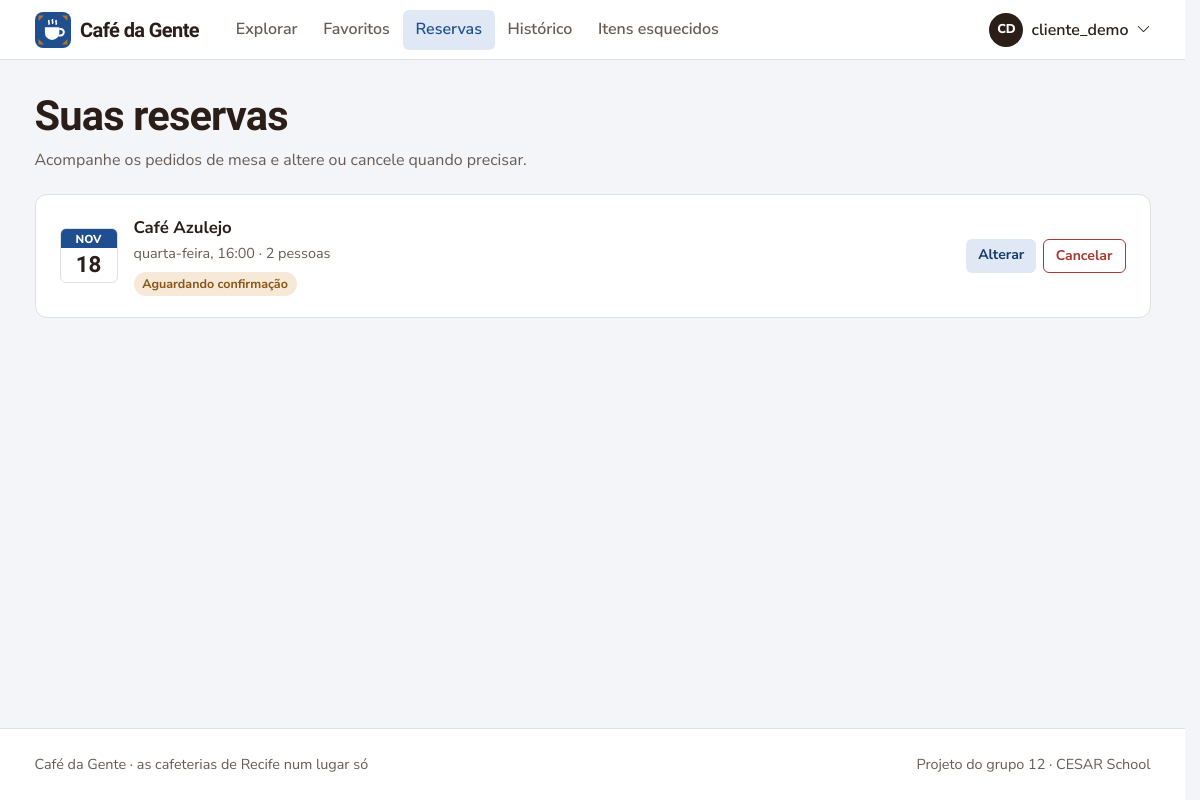
The page /reservas/ (signed in) on the database its author committed.
### coffee12app/models.py (models this page shows, shortened)
class CustomUser(AbstractUser):
    phone_number = models.CharField(max_length=15, blank=True)
    COFFEEADMIN = 'CM'
    CLIENT = 'CL'
    ZONANORTE = 'ZN'
    ZONASUL = 'ZS'
    ZONAOESTE = 'ZO'
    CENTRO = 'CE'
    NAOIDENTIFICAR = 'NI'
    ROLES = [
        (COFFEEADMIN, 'Administrador de Café'),
        (CLIENT, 'Cliente')
    ]
    LOCALIDADES = [
        (ZONANORTE, 'Zona Norte'),
        (ZONASUL, 'Zona Sul'),
        (ZONAOESTE, 'Zona Oeste'),
        (CENTRO, 'Centro'),
        (NAOIDENTIFICAR, 'Não Identificar')
    ]
    role = models.CharField(
        max_length=2,
        choices=ROLES,
        default=CLIENT,
    )
    localidade = models.CharField(
        max_length=2,
        choices=LOCALIDADES,
        default=NAOIDENTIFICAR,
    )
    cafeteria = models.ForeignKey('Estabelecimento', on_delete=models.PROTECT, null=True, blank=True)
    possui_estabelecimento = models.BooleanField(default=False)
    cafeteria_favorita = models.ManyToManyField('Estabelecimento', blank=True, related_name='cafeterias_favoritas')

class Reserva(models.Model):
    PENDENTE = 'PE'
    ACEITO = 'AC'
    RECUSADO = 'RE'
    CANCELADO = 'CA'  # Adicione esta linha
    STATUS = [
        (PENDENTE, 'Pendente'),
        (ACEITO, 'Aceito'),
        (RECUSADO, 'Recusado'),
        (CANCELADO, 'Cancelado'),  # Adicione esta linha
    ]
    cafe = models.ForeignKey(Estabelecimento, on_delete=models.CASCADE)
    cliente = models.ForeignKey(CustomUser, on_delete=models.CASCADE)
    data_hora = models.DateTimeField()
    numero_pessoas = models.IntegerField()
    status = models.CharField(max_length=2, choices=STATUS, default=PENDENTE)

class Estabelecimento(models.Model):
    nome = models.CharField(max_length=100)
    endereco = models.CharField(max_length=200)
    telefone = models.CharField(max_length=15)
    proprietario = models.ForeignKey(CustomUser, on_delete=models.CASCADE)
    descricao_horario = models.CharField(max_length=200, default='')

### coffee12app/views.py (the view)
# urls.py: path('reservas/', views.ReservaListView, name='reserva_list'),
@apenas_clientes
def ReservaListView(request):
    agora = timezone.now()
    reservas = Reserva.objects.filter(cliente=request.user).select_related('cafe')
    proximas = reservas.filter(data_hora__gte=agora).exclude(status=Reserva.CANCELADO).order_by('data_hora')
    anteriores = reservas.filter(Q(data_hora__lt=agora) | Q(status=Reserva.CANCELADO)).order_by('-data_hora')
    return render(request, 'reservalist.html', {'proximas': proximas, 'anteriores': anteriores})

### coffee12app/context_processors.py (called while the page is built, shortened)
def navegacao(request):
    user = getattr(request, 'user', None)
    match = getattr(request, 'resolver_match', None)
    contexto = {'rota_atual': match.url_name if match else ''}
    if not user or not user.is_authenticated:
        return contexto
    eh_dono = user.role == CustomUser.COFFEEADMIN
    contexto['eh_dono_cafe'] = eh_dono
    return contexto

### coffee12app/templatetags/cafe_tags.py (called while the page is built)
@register.filter
def iniciais(nome):
    partes = [p for p in str(nome).replace('_', ' ').replace('.', ' ').split() if p]
    if not partes:
        return '?'
    if len(partes) == 1:
        return partes[0][:2].upper()
    return (partes[0][0] + partes[-1][0]).upper()

### coffee12app/views.py (called while the page is built)
def apenas_clientes(view):
    @wraps(view)
    @login_required
    def wrapper(request, *args, **kwargs):
        if request.user.role != CustomUser.CLIENT:
            messages.info(request, 'Essa área é para clientes. Use o painel da sua cafeteria.')
            return redirect('homepagecafe')
        return view(request, *args, **kwargs)
    return wrapper

### templates/reservalist.html (shortened to what this page needs)
{% extends 'base.html' %}
{% block conteudo %}
<div class="container">
  <div class="cabecalho">
    <h1>Suas reservas</h1>
    <p>Acompanhe os pedidos de mesa e altere ou cancele quando precisar.</p>
  </div>
  {% if proximas %}
    <section class="painel py-1">
      <ul class="lista">
        {% for reserva in proximas %}
          <li class="lista-item">
            <div class="data-bloco" aria-hidden="true">
              <div class="mes">{{ reserva.data_hora|date:"M"|upper }}</div>
              <div class="dia">{{ reserva.data_hora|date:"d" }}</div>
            </div>
            <div class="info">
              <strong><a href="{% url 'perfilCafeteria' reserva.cafe.id %}">{{ reserva.cafe.nome }}</a></strong>
              <span class="meta">{{ reserva.data_hora|date:"l"|lower }}, {{ reserva.data_hora|date:"H:i" }} · {{ reserva.numero_pessoas }} pessoa{{ reserva.numero_pessoas|pluralize }}</span>
              <div class="mt-1">{% include 'partials/status_reserva.html' %}</div>
            </div>
            {% if reserva.status == 'PE' or reserva.status == 'AC' %}
            <div class="acoes">
              <a class="btn btn-claro btn-sm" href="{% url 'reserva_update' reserva.id %}">Alterar</a>
              <form method="post" action="{% url 'reserva_cancel' reserva.id %}" onsubmit="return confirm('Cancelar a reserva em {{ reserva.cafe.nome|escapejs }}?')">{% csrf_token %}
                <button class="btn btn-perigo btn-sm" type="submit">Cancelar</button>
              </form>
            </div>
            {% endif %}
          </li>
        {% endfor %}
      </ul>
    </section>
  {% endif %}
</div>
{% endblock %}

### templates/base.html (shortened to what this page needs)
{% load static cafe_tags %}<!doctype html>
<html lang="pt-BR">
<head>
  <link href="https://cdn.jsdelivr.net/npm/bootstrap@5.3.3/dist/css/bootstrap.min.css" rel="stylesheet">
  <link href="https://cdn.jsdelivr.net/npm/bootstrap-icons@1.11.3/font/bootstrap-icons.min.css" rel="stylesheet">
  <link href="{% static 'css/app.css' %}" rel="stylesheet">
</head>
<body>
  <header class="barra">
    <nav class="navbar navbar-expand-lg">
      <div class="container">
        {% if user.is_authenticated %}
          <a class="marca" href="{% if eh_dono_cafe %}{% url 'homepagecafe' %}{% else %}{% url 'homepage' %}{% endif %}">
        {% else %}
          <a class="marca" href="{% url 'inicio' %}">
        {% endif %}
            Café da Gente
          </a>
        {% if user.is_authenticated %}
          <div class="collapse navbar-collapse" id="menu">
            <ul class="navbar-nav ms-lg-4 me-auto">
              {% if eh_dono_cafe %}
                <li class="nav-item"><a class="nav-link {% if rota_atual == 'homepagecafe' %}ativo{% endif %}" href="{% url 'homepagecafe' %}">Painel</a></li>
                {% if minha_cafeteria %}
                  <li class="nav-item"><a class="nav-link {% if rota_atual == 'excluirPrato' or rota_atual == 'cadastrarPrato' or rota_atual == 'editarPrato' %}ativo{% endif %}" href="{% url 'excluirPrato' %}">Cardápio</a></li>
                  <li class="nav-item"><a class="nav-link {% if rota_atual == 'reserva_listar' %}ativo{% endif %}" href="{% url 'reserva_listar' %}">Reservas{% if nav_reservas_pendentes %}<span class="contador" title="pendentes">{{ nav_reservas_pendentes }}</span>{% endif %}</a></li>
                  <li class="nav-item"><a class="nav-link {% if rota_atual == 'solicitacoes' %}ativo{% endif %}" href="{% url 'solicitacoes' %}">Itens esquecidos{% if nav_itens_pendentes %}<span class="contador" title="pendentes">{{ nav_itens_pendentes }}</span>{% endif %}</a></li>
                  <li class="nav-item"><a class="nav-link {% if rota_atual == 'verFeedbacks' %}ativo{% endif %}" href="{% url 'verFeedbacks' minha_cafeteria.id %}">Avaliações</a></li>
                {% endif %}
              {% else %}
                <li class="nav-item"><a class="nav-link {% if rota_atual == 'homepage' %}ativo{% endif %}" href="{% url 'homepage' %}">Explorar</a></li>
                <li class="nav-item"><a class="nav-link {% if rota_atual == 'favoritos' %}ativo{% endif %}" href="{% url 'favoritos' %}">Favoritos</a></li>
                <li class="nav-item"><a class="nav-link {% if rota_atual == 'reserva_list' or rota_atual == 'reserva_update' %}ativo{% endif %}" href="{% url 'reserva_list' %}">Reservas</a></li>
                <li class="nav-item"><a class="nav-link {% if rota_atual == 'historico' %}ativo{% endif %}" href="{% url 'historico' %}">Histórico</a></li>
                <li class="nav-item"><a class="nav-link {% if rota_atual == 'listar_requisicoes_cliente' %}ativo{% endif %}" href="{% url 'listar_requisicoes_cliente' %}">Itens esquecidos</a></li>
              {% endif %}
            </ul>
            <div class="dropdown">
              <button class="btn p-0 border-0 d-flex align-items-center gap-2" type="button" data-bs-toggle="dropdown" aria-expanded="false">
                <span class="avatar" aria-hidden="true">{{ user.username|iniciais }}</span>
                <span class="fw-semibold">{{ user.username }}</span>
                <i class="bi bi-chevron-down small" aria-hidden="true"></i>
              </button>
            </div>
          </div>
        {% endif %}
      </div>
    </nav>
  </header>
  <main id="conteudo">
    {% block conteudo %}{% endblock %}
  </main>
  {% block rodape %}
  <footer class="rodape">
    <div class="container d-flex flex-wrap justify-content-between gap-2">
      <span>Café da Gente · as cafeterias de Recife num lugar só</span>
      <span>Projeto do grupo 12 · CESAR School</span>
    </div>
  </footer>
  {% endblock %}
</body>
</html>

### templates/partials/status_reserva.html
{% if reserva.status == 'PE' %}<span class="etiqueta etiqueta-alerta">Aguardando confirmação</span>
{% elif reserva.status == 'AC' %}<span class="etiqueta etiqueta-sucesso">Confirmada</span>
{% elif reserva.status == 'RE' %}<span class="etiqueta etiqueta-perigo">Recusada</span>
{% else %}<span class="etiqueta">Cancelada</span>{% endif %}

### coffee12app/static/css/app.css (style rules this page uses)
:root { --porcelana: #F3F5F8; --superficie: #FFFFFF; --azulejo: #1F4F8F; --azulejo-escuro: #163A6B; --azulejo-claro: #DFE8F4; --torra: #2B1E18; --torra-suave: #6A5B53; --caramelo: #B5722A; --caramelo-claro: #F6E9D8; --folha: #2E7550; --folha-clara: #E2F1E8; --cereja: #A93A30; --cereja-clara: #F8E4E1; --linha: #DCE1E8; --fonte-titulo: 'Bricolage Grotesque', system-ui, sans-serif; --fonte-texto: 'Nunito Sans', system-ui, sans-serif; --raio-sm: 6px; --raio: 12px; --sombra: 0 1px 2px rgba(31, 79, 143, .06), 0 4px 16px rgba(31, 79, 143, .06); --bs-body-bg: var(--porcelana); --bs-body-color: var(--torra); --bs-body-font-family: var(--fonte-texto); --bs-link-color: var(--azulejo); --bs-link-color-rgb: 31, 79, 143; --bs-link-hover-color: var(--azulejo-escuro); --bs-link-hover-color-rgb: 22, 58, 107; --bs-border-color: var(--linha); --bs-primary: var(--azulejo); --bs-primary-rgb: 31, 79, 143; --bs-focus-ring-color: rgba(31, 79, 143, .3); }
body { font-family: var(--fonte-texto); font-size: 1rem; line-height: 1.6; color: var(--torra); background: var(--porcelana); min-height: 100vh; display: flex; flex-direction: column; }
main { flex: 1; }
h1, h2, h3, h4, .titulo { font-family: var(--fonte-titulo); font-weight: 700; letter-spacing: -0.02em; line-height: 1.15; color: var(--torra); }
h1 { font-size: clamp(1.9rem, 1.4rem + 2vw, 2.6rem); }
a { text-underline-offset: 3px; }
.btn { font-weight: 700; border-radius: var(--raio-sm); padding: .55rem 1.1rem; }
.btn-claro { background: var(--azulejo-claro); color: var(--azulejo-escuro); border: 0; }
.btn-perigo { background: transparent; color: var(--cereja); border: 1px solid currentColor; }
.btn-sm { padding: .35rem .75rem; font-size: .875rem; }
.barra { background: var(--superficie); border-bottom: 1px solid var(--linha); }
.barra .navbar { padding: .6rem 0; }
.marca { display: flex; align-items: center; gap: .6rem; font-family: var(--fonte-titulo); font-weight: 800; font-size: 1.25rem; color: var(--torra); text-decoration: none; letter-spacing: -0.03em; }
.barra .nav-link { color: var(--torra-suave); font-weight: 600; padding: .45rem .8rem !important; border-radius: var(--raio-sm); }
.barra .nav-link.ativo { color: var(--azulejo); background: var(--azulejo-claro); }
.avatar { width: 34px; height: 34px; border-radius: 50%; display: inline-grid; place-items: center; background: var(--torra); color: #fff; font-size: .8rem; font-weight: 800; }
.cabecalho { padding: 2rem 0 1.25rem; }
.cabecalho p { margin: .4rem 0 0; color: var(--torra-suave); }
.painel { background: var(--superficie); border: 1px solid var(--linha); border-radius: var(--raio); padding: 1.5rem; }
.etiqueta { display: inline-block; padding: .1rem .55rem; border-radius: 999px; font-size: .78rem; font-weight: 700; background: var(--porcelana); color: var(--torra-suave); }
.etiqueta-alerta { background: var(--caramelo-claro); color: #8a5517; }
.lista { list-style: none; margin: 0; padding: 0; }
.lista-item { display: flex; align-items: center; gap: 1rem; padding: 1rem 0; flex-wrap: wrap; }
.lista-item .info { flex: 1 1 240px; min-width: 0; }
.lista-item .info strong { display: block; font-size: 1.05rem; }
.lista-item .meta { color: var(--torra-suave); font-size: .9rem; }
.lista-item .acoes { display: flex; gap: .4rem; flex-wrap: wrap; }
.data-bloco { flex: none; width: 58px; text-align: center; border: 1px solid var(--linha); border-radius: var(--raio-sm); overflow: hidden; line-height: 1.1; }
.data-bloco .mes { background: var(--azulejo); color: #fff; font-size: .72rem; font-weight: 800; padding: .2rem 0; }
.data-bloco .dia { font-family: var(--fonte-titulo); font-size: 1.4rem; font-weight: 800; padding: .25rem 0 .3rem; }
.rodape { margin-top: 4rem; border-top: 1px solid var(--linha); background: var(--superficie); padding: 1.5rem 0; font-size: .9rem; color: var(--torra-suave); }
html { scrollbar-gutter: stable; }
.lista-item .info strong a { color: inherit; text-decoration: none; }

### rows shown on the page
CustomUser: username|iniciais "CD", username "cliente_demo"
Reserva: data_hora "NOV", data_hora "18", cafe.nome "Café Azulejo", data_hora "quarta-feira", data_hora "16:00", numero_pessoas "2", status "Aguardando confirmação"
